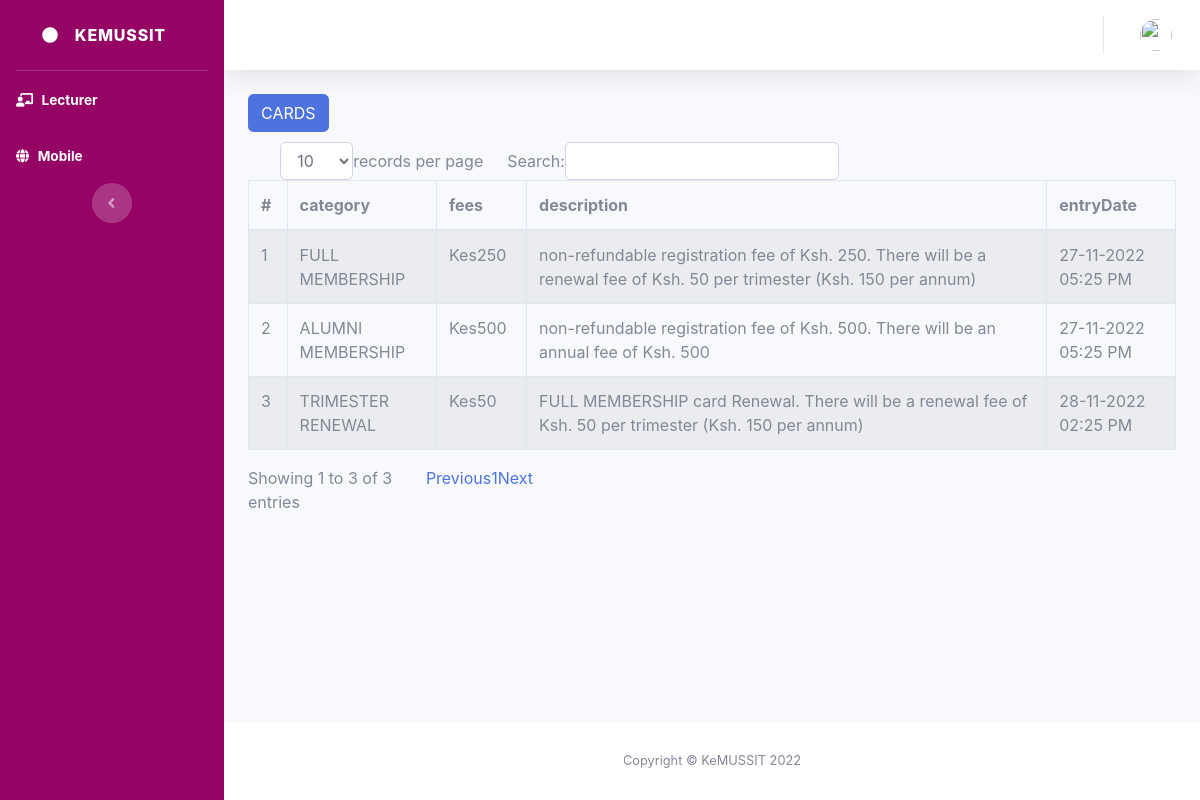
Screenshot of /admin_web/card.php with the database file from the repository.
### tables this page shows
CREATE TABLE `cardy` (
  `id` int(11) NOT NULL,
  `category` varchar(50) DEFAULT NULL,
  `fees` float DEFAULT NULL,
  `description` varchar(250) DEFAULT NULL,
  `date` varchar(50) DEFAULT NULL
);

### admin_web/card.php (the view, shortened to what this page needs)
<?php
include 'database/connection.php';
include('header.php');
?>
<div class="dropdown" style="float: left;">
    <button class="btn btn-primary btn-xs" type="button"
        data-toggle="dropdown">CARDS</button>
</div><br>
                    <div class="row">
                        <div class="col-md-12">
                            <div class="panel panel-default">
                                <div class="panel-body">
                                    <div class="table-responsive">
                                        <table class="table table-striped table-bordered table-hover"
                                            id="dataTables-example">
                                    <thead>
                                        <tr>
                                            <th>#</th>
                                            <th>category</th>
                                            <th>fees</th>
                                            <th>description</th>
                                            <th>entryDate</th>
                                        </tr>
                                    </thead>
                                            <tbody>
                                            <?php
                                                $query_run = mysqli_query($con, "SELECT * FROM cardy");
                                                $i = 1;
                                                if (mysqli_num_rows($query_run) > 0) {
                                                    while ($row = mysqli_fetch_assoc($query_run)) {
                                                ?>
                                                <tr>
                                                    <td><?php echo $i; ?></td>
                                                    <td><?php echo $row['category']; ?></td>
                                                    <td>Kes<?php echo $row['fees']; ?></td>
                                                    <td><?php echo $row['description']; ?></td>
                                                    <td><?php echo $row['date']; ?></td>
                                                </tr>
                                                <?php $i = $i + 1;
                                                    }
                                                } ?>
                                            </tbody>
                                        </table>
                                    </div>
                                </div>
                            </div>
                        </div>
                    </div>
                    <?php
include('footer.php');
?>

### rows the page displays
cardy: category "FULL MEMBERSHIP", fees "250", description "non-refundable registration fee of Ksh. 250. There will be a renewal fee of Ksh. 50 per trimester (Ksh. 150 per annum)", date "27-11-2022 05:25 PM"
cardy: category "ALUMNI MEMBERSHIP", fees "500", description "non-refundable registration fee of Ksh. 500. There will be an annual fee of Ksh. 500", date "27-11-2022 05:25 PM"
cardy: category "TRIMESTER RENEWAL", fees "50", description "FULL MEMBERSHIP card Renewal. There will be a renewal fee of Ksh. 50 per trimester (Ksh. 150 per annum)", date "28-11-2022 02:25 PM"
